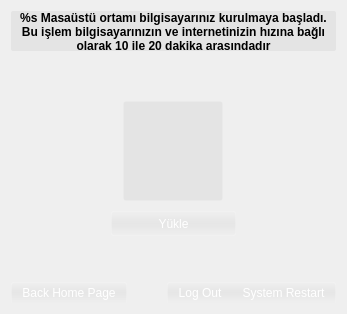
                  <widget class="QWidget" name="downloadPage">
                   <layout class="QGridLayout" name="gridLayout_8">
                    <item row="0" column="0">
                     <layout class="QVBoxLayout" name="verticalLayout_7">
                      <property name="spacing">
                       <number>10</number>
                      </property>
                      <item>
                       <layout class="QHBoxLayout" name="horizontalLayout_11">
                        <property name="spacing">
                         <number>3</number>
                        </property>
                        <item>
                         <widget class="QLabel" name="addPackLabel">
                          <property name="minimumSize">
                           <size>
                            <width>300</width>
                            <height>40</height>
                           </size>
                          </property>
                          <property name="maximumSize">
                           <size>
                            <width>800</width>
                            <height>40</height>
                           </size>
                          </property>
                          <property name="styleSheet">
                           <string notr="true">border-radius:2px;
background-color:qlineargradient(spread:pad, x1:0, y1:0, x2:1, y2:0, stop:0 rgba(52, 52, 52, 15))</string>
                          </property>
                          <property name="text">
                           <string>&lt;html&gt;&lt;head/&gt;&lt;body&gt;&lt;p&gt;&lt;span style=&quot; font-weight:600;&quot;&gt;%s Masaüstü ortamı bilgisayarınız kurulmaya başladı. Bu işlem bilgisayarınızın ve internetinizin hızına bağlı olarak 10 ile 20 dakika arasındadır&lt;/span&gt;&lt;/p&gt;&lt;/body&gt;&lt;/html&gt;</string>
                          </property>
                          <property name="alignment">
                           <set>Qt::AlignCenter</set>
                          </property>
                          <property name="wordWrap">
                           <bool>true</bool>
                          </property>
                          <property name="margin">
                           <number>4</number>
                          </property>
                          <property name="indent">
                           <number>0</number>
                          </property>
                         </widget>
                        </item>
                        <item>
                         <layout class="QHBoxLayout" name="horizontalLayout_14">
                          <property name="spacing">
                           <number>0</number>
                          </property>
                         </layout>
                        </item>
                       </layout>
                      </item>
                      <item>
                       <spacer name="verticalSpacer_7">
                        <property name="orientation">
                         <enum>Qt::Vertical</enum>
                        </property>
                        <property name="sizeHint" stdset="0">
                         <size>
                          <width>20</width>
                          <height>40</height>
                         </size>
                        </property>
                       </spacer>
                      </item>
                      <item>
                       <layout class="QVBoxLayout" name="verticalLayout_11">
                        <property name="leftMargin">
                         <number>0</number>
                        </property>
                        <property name="topMargin">
                         <number>0</number>
                        </property>
                        <item>
                         <layout class="QHBoxLayout" name="horizontalLayout_8">
                          <property name="spacing">
                           <number>1</number>
                          </property>
                          <property name="leftMargin">
                           <number>0</number>
                          </property>
                          <item>
                           <widget class="QLabel" name="desktopLogoLabel">
                            <property name="minimumSize">
                             <size>
                              <width>100</width>
                              <height>100</height>
                             </size>
                            </property>
                            <property name="maximumSize">
                             <size>
                              <width>100</width>
                              <height>100</height>
                             </size>
                            </property>
                            <property name="styleSheet">
                             <string notr="true">padding: 5px 5px 5px 5px; 
border-radius:2px;
background-color:qlineargradient(spread:pad, x1:0, y1:0, x2:1, y2:0, stop:0 rgba(52, 52, 52, 15));
border:1px solid rgba(255, 255, 255, 15);

</string>
                            </property>
                            <property name="text">
                             <string/>
                            </property>
                            <property name="pixmap">
                             <pixmap>:/logo/Logo/Gnome.png</pixmap>
                            </property>
                            <property name="scaledContents">
                             <bool>true</bool>
                            </property>
                           </widget>
                          </item>
                         </layout>
                        </item>
                        <item>
                         <layout class="QHBoxLayout" name="horizontalLayout_10">
                          <item>
                           <spacer name="horizontalSpacer_9">
                            <property name="orientation">
                             <enum>Qt::Horizontal</enum>
                            </property>
                            <property name="sizeHint" stdset="0">
                             <size>
                              <width>40</width>
                              <height>20</height>
                             </size>
                            </property>
                           </spacer>
                          </item>
                          <item>
                           <widget class="QPushButton" name="downloadButton">
                            <property name="minimumSize">
                             <size>
                              <width>125</width>
                              <height>25</height>
                             </size>
                            </property>
                            <property name="maximumSize">
                             <size>
                              <width>125</width>
                              <height>25</height>
                             </size>
                            </property>
                            <property name="styleSheet">
                             <string notr="true">QPushButton{
	padding: 3px 10px 3px 10px;
	color: white;
	border:0px;
	border-radius:2px;
background-color: qlineargradient(spread:repeat, x1:0, y1:0, x2:0, y2:1, stop:0 rgba(27, 27, 27, 0), stop:0.510753 rgba(9, 9, 9, 10), stop:1 rgba(0, 0, 0, 0));
	/*background-color: qlineargradient(spread:pad, x1:0.5, y1:1, x2:0.5, y2:0, stop:0 rgba(120, 146, 172, 255), stop:0.0155729 rgba(99, 141, 164, 255), stop:0.538376 rgba(49, 84, 106, 255), stop:1 rgba(51, 72, 91, 255))*/
}

QPushButton::flat:hover{
	border:1px solid  rgba(255, 255, 255, 40);
	border-radius:2px;
    background-color:qlineargradient(spread:pad, x1:0, y1:0, x2:0, y2:1, stop:0 rgba(127, 127, 127, 10), stop:0.513661 rgba(231, 231, 231, 50), stop:1 rgba(94, 94, 94, 10))
}

QPushButton::flat{
	border:1px solid  rgba(255, 255, 255, 30);
	border-radius:2px;
    background-color: qlineargradient(spread:repeat, x1:0, y1:0, x2:0, y2:1, stop:0 rgba(27, 27, 27, 0), stop:0.510753 rgba(9, 9, 9, 10), stop:1 rgba(0, 0, 0, 0));
}

QPushButton::flat:pressed{
	border:1px solid  rgba(255, 255, 255, 15);
	border-radius:2px;
	padding: 3px 10px 3px 10px;
    background-color:qlineargradient(spread:pad, x1:0, y1:0, x2:1, y2:0, stop:0 rgba(52, 52, 52, 50));
}
</string>
                            </property>
                            <property name="text">
                             <string>Yükle</string>
                            </property>
                            <property name="icon">
                             <iconset resource="../icons/icons.qrc">
                              <normaloff>:/icons/Download.png</normaloff>:/icons/Download.png</iconset>
                            </property>
                            <property name="iconSize">
                             <size>
                              <width>20</width>
                              <height>20</height>
                             </size>
                            </property>
                            <property name="shortcut">
                             <string>Ctrl+R, Ctrl+R</string>
                            </property>
                            <property name="flat">
                             <bool>true</bool>
                            </property>
                           </widget>
                          </item>
                          <item>
                           <spacer name="horizontalSpacer_10">
                            <property name="orientation">
                             <enum>Qt::Horizontal</enum>
                            </property>
                            <property name="sizeHint" stdset="0">
                             <size>
                              <width>40</width>
                              <height>20</height>
                             </size>
                            </property>
                           </spacer>
                          </item>
                         </layout>
                        </item>
                       </layout>
                      </item>
                      <item>
                       <spacer name="verticalSpacer_6">
                        <property name="orientation">
                         <enum>Qt::Vertical</enum>
                        </property>
                        <property name="sizeHint" stdset="0">
                         <size>
                          <width>20</width>
                          <height>40</height>
                         </size>
                        </property>
                       </spacer>
                      </item>
                     </layout>
                    </item>
                    <item row="1" column="0">
                     <layout class="QVBoxLayout" name="verticalLayout_2">
                      <property name="spacing">
                       <number>0</number>
                      </property>
                      <property name="bottomMargin">
                       <number>0</number>
                      </property>
                      <item>
                       <layout class="QHBoxLayout" name="horizontalLayout_15">
                        <property name="spacing">
                         <number>0</number>
                        </property>
                        <property name="bottomMargin">
                         <number>0</number>
                        </property>
                        <item>
                         <widget class="QPushButton" name="buttonHomePage">
                          <property name="styleSheet">
                           <string notr="true">QPushButton{
	padding: 3px 10px 3px 10px;
	color: white;
	border:1px solid  rgba(255, 255, 255, 30);
	border-bottom:0px;
	border-top-left-radius:2px;
	border-top-right-radius:2px;
    background-color: qlineargradient(spread:repeat, x1:0, y1:0, x2:0, y2:1, stop:0 rgba(27, 27, 27, 0), stop:0.510753 rgba(9, 9, 9, 10), stop:1 rgba(0, 0, 0, 0));
	/*background-color: qlineargradient(spread:pad, x1:0.5, y1:1, x2:0.5, y2:0, stop:0 rgba(120, 146, 172, 255), stop:0.0155729 rgba(99, 141, 164, 255), stop:0.538376 rgba(49, 84, 106, 255), stop:1 rgba(51, 72, 91, 255))*/
}

QPushButton::flat:hover{
	border:1px solid  rgba(255, 255, 255, 40);
	border-bottom:0px;
	border-top-left-radius:2px;
	border-top-right-radius:2px;
    background-color:qlineargradient(spread:pad, x1:0, y1:0, x2:0, y2:1, stop:0 rgba(127, 127, 127, 10), stop:0.513661 rgba(231, 231, 231, 50), stop:1 rgba(94, 94, 94, 10))
}

QPushButton::flat{
	border:1px solid  rgba(255, 255, 255, 30);
	border-bottom:0px;
	border-top-left-radius:2px;
	border-top-right-radius:2px;
    background-color: qlineargradient(spread:repeat, x1:0, y1:0, x2:0, y2:1, stop:0 rgba(27, 27, 27, 0), stop:0.510753 rgba(9, 9, 9, 10), stop:1 rgba(0, 0, 0, 0));
}

QPushButton::flat:pressed{
	border:1px solid  rgba(255, 255, 255, 15);
	border-bottom:0px;
	border-top-left-radius:2px;
	border-top-right-radius:2px;
	padding: 3px 10px 3px 10px;
    background-color:qlineargradient(spread:pad, x1:0, y1:0, x2:1, y2:0, stop:0 rgba(52, 52, 52, 50));
}
</string>
                          </property>
                          <property name="text">
                           <string>Back Home Page</string>
                          </property>
                          <property name="flat">
                           <bool>true</bool>
                          </property>
                         </widget>
                        </item>
                        <item>
                         <spacer name="space44">
                          <property name="orientation">
                           <enum>Qt::Horizontal</enum>
                          </property>
                          <property name="sizeHint" stdset="0">
                           <size>
                            <width>40</width>
                            <height>20</height>
                           </size>
                          </property>
                         </spacer>
                        </item>
                        <item>
                         <widget class="QPushButton" name="buttonLogOut">
                          <property name="styleSheet">
                           <string notr="true">QPushButton{
	padding: 3px 10px 3px 10px;
	color: white;
	border-top:1px solid  rgba(255, 255, 255, 30);
    border-left:1px solid rgba(255, 255, 255, 30);
	border-top-left-radius:2px;
    background-color: qlineargradient(spread:repeat, x1:0, y1:0, x2:0, y2:1, stop:0 rgba(27, 27, 27, 0), stop:0.510753 rgba(9, 9, 9, 10), stop:1 rgba(0, 0, 0, 0));
	/*background-color: qlineargradient(spread:pad, x1:0.5, y1:1, x2:0.5, y2:0, stop:0 rgba(120, 146, 172, 255), stop:0.0155729 rgba(99, 141, 164, 255), stop:0.538376 rgba(49, 84, 106, 255), stop:1 rgba(51, 72, 91, 255))*/
}

QPushButton::flat:hover{
	border-top:1px solid  rgba(255, 255, 255, 40);
    border-left:1px solid rgba(255, 255, 255, 40);
	border-top-left-radius:2px;
    background-color:qlineargradient(spread:pad, x1:0, y1:0, x2:0, y2:1, stop:0 rgba(127, 127, 127, 10), stop:0.513661 rgba(231, 231, 231, 50), stop:1 rgba(94, 94, 94, 10))
}

QPushButton::flat{
	border-top:1px solid rgba(255, 255, 255, 30);
    border-left:1px solid rgba(255, 255, 255, 30);
	border-top-left-radius:2px;
    background-color: qlineargradient(spread:repeat, x1:0, y1:0, x2:0, y2:1, stop:0 rgba(27, 27, 27, 0), stop:0.510753 rgba(9, 9, 9, 10), stop:1 rgba(0, 0, 0, 0));
}

QPushButton::flat:pressed{
	border-top:1px solid  rgba(255, 255, 255, 15);
    border-left:1px solid rgba(255, 255, 255, 15);
	border-top-left-radius:2px;
	padding: 3px 10px 3px 10px;
    background-color:qlineargradient(spread:pad, x1:0, y1:0, x2:1, y2:0, stop:0 rgba(52, 52, 52, 50));
}</string>
                          </property>
                          <property name="text">
                           <string>Log Out</string>
                          </property>
                          <property name="flat">
                           <bool>true</bool>
                          </property>
                         </widget>
                        </item>
                        <item>
                         <widget class="QPushButton" name="buttonSysRestart">
                          <property name="styleSheet">
                           <string notr="true">QPushButton{
	padding: 3px 10px 3px 10px;
	color: white;
	border-top:1px solid  rgba(255, 255, 255, 30);
	border-top-right-radius:2px;
    border-right:1px solid rgba(255, 255, 255, 30);
background-color: qlineargradient(spread:repeat, x1:0, y1:0, x2:0, y2:1, stop:0 rgba(27, 27, 27, 0), stop:0.510753 rgba(9, 9, 9, 10), stop:1 rgba(0, 0, 0, 0));
	/*background-color: qlineargradient(spread:pad, x1:0.5, y1:1, x2:0.5, y2:0, stop:0 rgba(120, 146, 172, 255), stop:0.0155729 rgba(99, 141, 164, 255), stop:0.538376 rgba(49, 84, 106, 255), stop:1 rgba(51, 72, 91, 255))*/
}

QPushButton::flat:hover{
	border-top:1px solid  rgba(255, 255, 255, 40);
	border-top-right-radius:2px;
    border-right:1px solid rgba(255, 255, 255, 40);
    background-color:qlineargradient(spread:pad, x1:0, y1:0, x2:0, y2:1, stop:0 rgba(127, 127, 127, 10), stop:0.513661 rgba(231, 231, 231, 50), stop:1 rgba(94, 94, 94, 10))
}

QPushButton::flat{
	border-top:1px solid rgba(255, 255, 255, 30);
	border-top-right-radius:2px;
    border-right:1px solid rgba(255, 255, 255, 30);
    background-color: qlineargradient(spread:repeat, x1:0, y1:0, x2:0, y2:1, stop:0 rgba(27, 27, 27, 0), stop:0.510753 rgba(9, 9, 9, 10), stop:1 rgba(0, 0, 0, 0));
}

QPushButton::flat:pressed{
	border-top:1px solid rgba(255, 255, 255, 15);
	border-top-right-radius:2px;
    border-right:1px solid rgba(255, 255, 255, 15);
	padding: 3px 10px 3px 10px;
    background-color:qlineargradient(spread:pad, x1:0, y1:0, x2:1, y2:0, stop:0 rgba(52, 52, 52, 50));
}
</string>
                          </property>
                          <property name="text">
                           <string>System Restart</string>
                          </property>
                          <property name="flat">
                           <bool>true</bool>
                          </property>
                         </widget>
                        </item>
                       </layout>
                      </item>
                     </layout>
                    </item>
                   </layout>
                  </widget>
